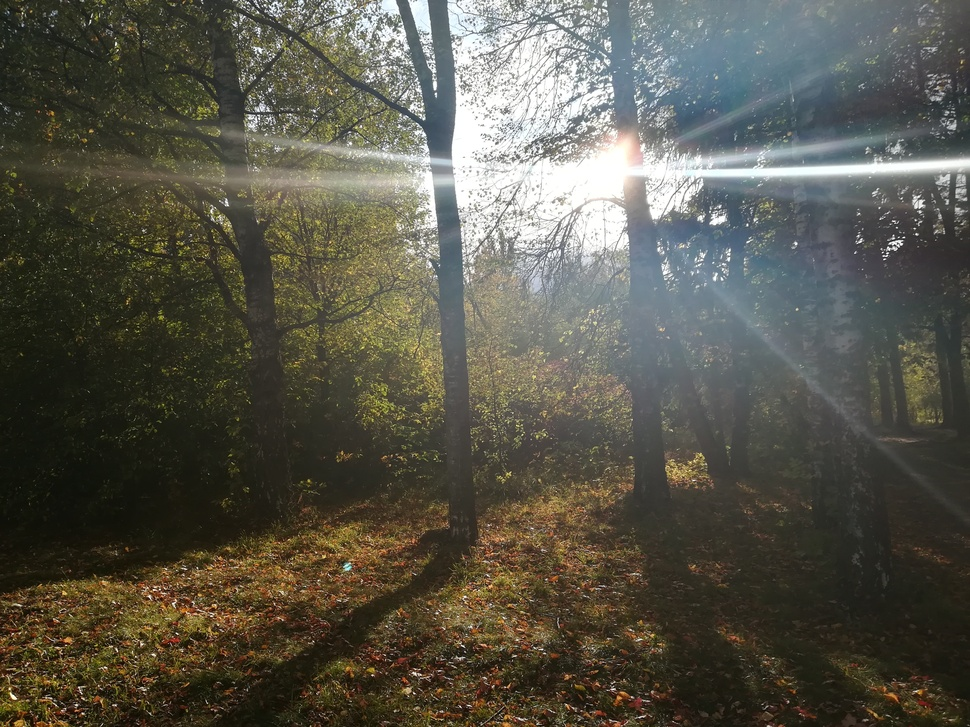
%> input picture Доп.проекты/Повышение цветности/SummerSun.jpg, 970 x 727 px, shrunk from 3968 x 2976 before the run
$ octave N2.m   (GNU Octave 9; MATLAB toolbox functions it lacks are replaced by stand-ins)
%> lines starting %> are read from the running program, lines starting %| are printed output that depends on the picture
I = imread('SummerSun.jpg');
%> I is the input picture: size 727x970x3 uint8; mean R, G, B 87.8, 85.6, 73.9
gr = rgb2gray(I);
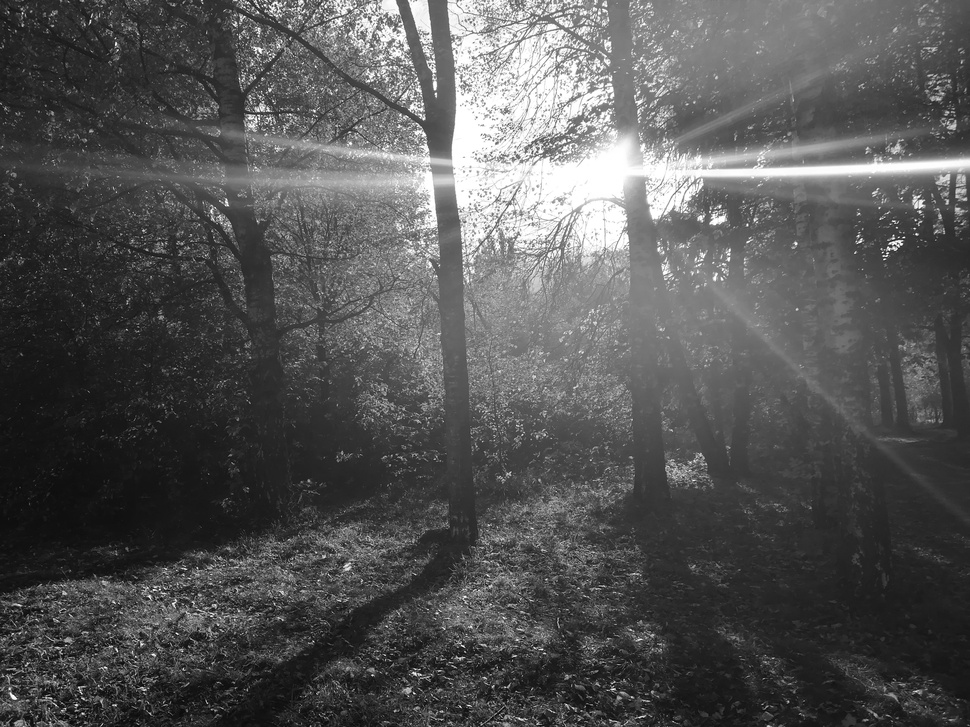
%> gr: size 727x970 uint8; min 2, max 255, mean 84.9
percent = 20;


I = imadjust(I,[0 1],[0.1 1],5);
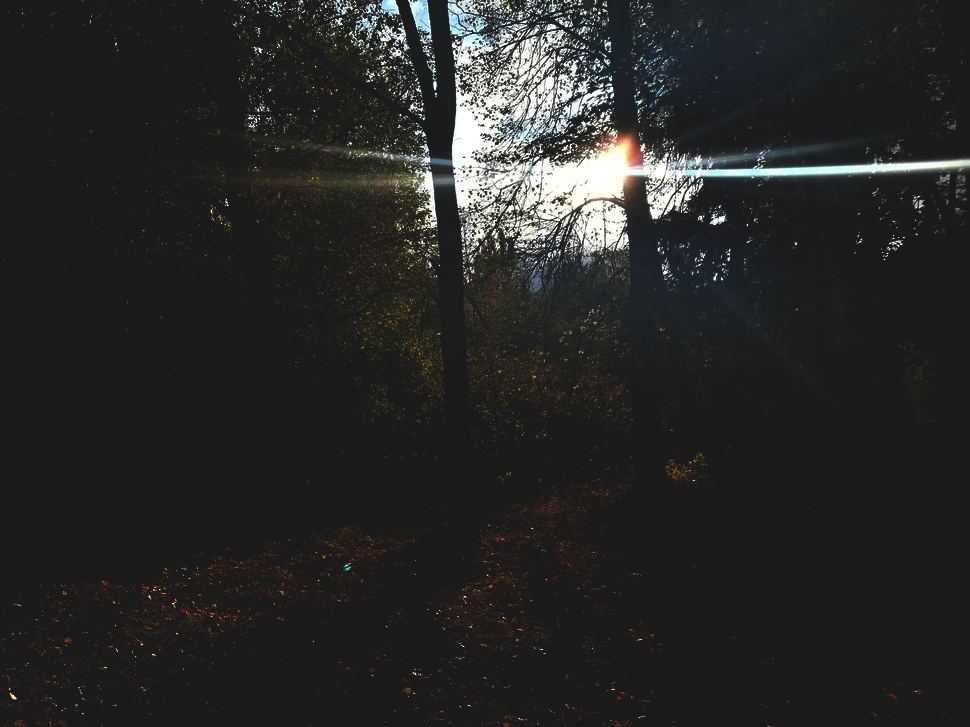
%> I: size 727x970x3 uint8; mean R, G, B 39, 39.2, 38.5


imshow(I);
